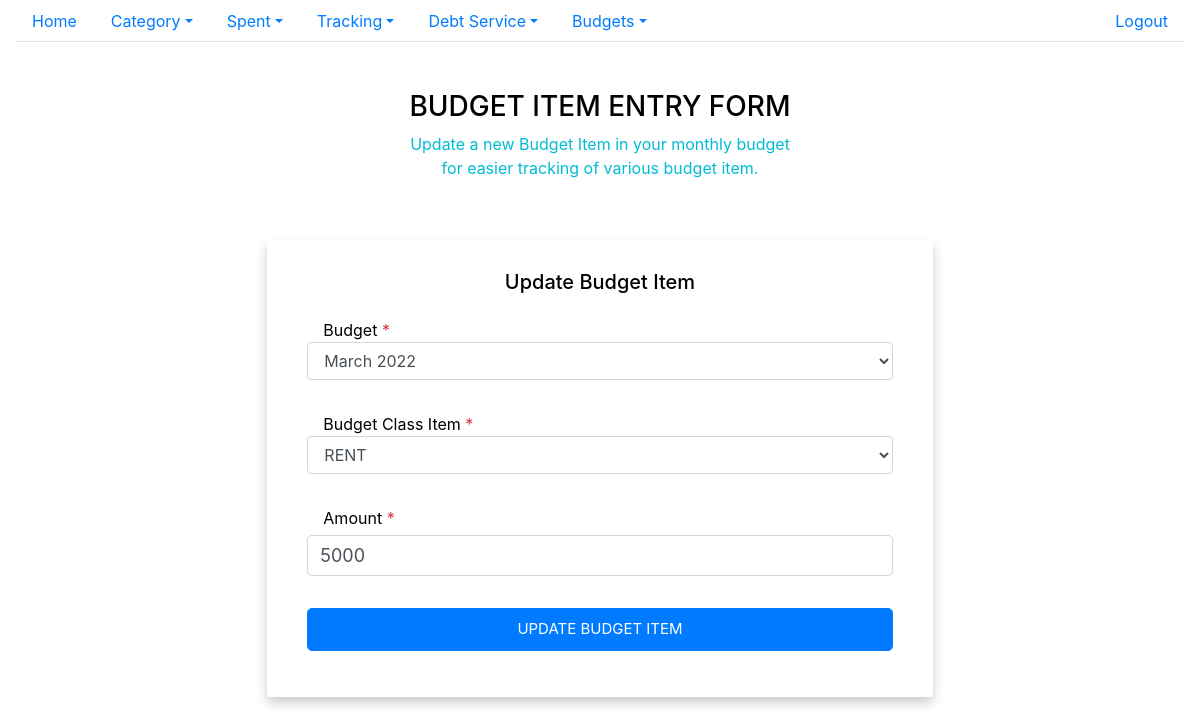
The page /updatebudgetitem/1 (signed in) on the database its author committed.
### spent/models.py (models this page shows)
class BudgetItem(models.Model):
    budget = models.ForeignKey(Budget, on_delete=models.CASCADE)
    budget_class_item = models.ForeignKey(BudgetClassItem,on_delete=models.CASCADE)
    amount = models.IntegerField()
    voided = models.IntegerField(default=0)
    date_created = models.DateTimeField(auto_now_add=True)
    date_updated = models.DateTimeField(auto_now=True)
    user_id = models.ForeignKey(settings.AUTH_USER_MODEL, on_delete=models.CASCADE)

### spent/views.py (the view, shortened to what this page needs)
# urls.py: path('updatebudgetitem/<int:id>',views.UpdateBudgetItemView.as_view(),name='update_budget_item'),
class UpdateBudgetItemView(LoginRequiredMixin,View):
    template_name = "spent/update_budget_item_form.html"
    form_class = BudgetItemForm
    def get(self, request,id, *args, **kwargs):
        user = User.objects.get(username=self.request.user)
        budgetItem = BudgetItem.objects.get(pk=id)
        form = BudgetItemForm(user,instance=budgetItem)
        return render(request, self.template_name, {'form': form})

### spent/forms.py
class BudgetItemForm(forms.ModelForm):
    def __init__(self,user,*args,**kwargs):
        super(BudgetItemForm,self).__init__(*args,**kwargs)
        self.fields['budget'].queryset=Budget.objects.filter(user_id=user,voided=0)
        self.fields['budget_class_item'].queryset = BudgetClassItem.objects.filter(user_id=user, voided=0)
    class Meta:
        model = BudgetItem
        exclude= ['user_id','date_created','voided','date_updated']
        widgets ={
            'budget': forms.Select(attrs={'class': 'form-group form-control'}),
            'budget_class_item': forms.Select(attrs={'class':'form-group form-control'}),
            'amount': forms.NumberInput(attrs={'class': 'form-group form-control'}),
        }

### spent/models.py (called while the page is built)
    def __str__(self):
        return self.name

    def __str__(self):
        return self.name

### spent/templates/spent/update_budget_item_form.html (shortened to what this page needs)
{% extends "base.html" %}
{%block content %}
<div class="container-fluid px-1 py-5 mx-auto">
    <div class="row d-flex justify-content-center">
        <div class="col-xl-7 col-lg-8 col-md-9 col-11 text-center">
            <h3>BUDGET ITEM ENTRY FORM</h3>
            <p class="blue-text">Update a new Budget Item in your monthly budget<br> for easier tracking of various budget item.</p>
            <div class="card">
                <h5 class="text-center mb-4">Update Budget Item</h5>
                <form class="form-card p-0 m-0" action="" method="post">
                    <div class=" justify-content-between text-left">
                    <div class="form-group  flex-column d-flex">
                        	<label class="form-control-label px-3" for="{{form.budget.id_for_label}}">
                        		Budget<span class="text-danger"> *</span>
                        	</label>
                        	{{form.budget}}
                        </div>
                     <div class="form-group flex-column d-flex">
                        <label class="form-control-label px-3" for="{{form.budget_class_item.id_for_label}}">
                        Budget Class Item
                        <span class="text-danger"> *</span></label>
                         {{form.budget_class_item}}
                    </div>
                    <div class="justify-content-between text-left">
                        <div class="form-group  flex-column d-flex">
                        	<label class="form-control-label px-3">
                        		Amount<span class="text-danger"> *</span>
                        	</label>
                            {{form.amount}}
                        </div>
                    </div>
                    <div class="justify-content-around">
                        <div class="form-group"> <button type="submit" class="btn-block btn-primary">Update Budget Item</button> </div>
                    </div>
                </form>
            </div>
        </div>
    </div>
</div>
{% endblock content%}

### static/spent/main.css (style rules this page uses)
body { color: #000; overflow-x: hidden; height: 100%; background-repeat: no-repeat; background-size: 100% 100% }
.card { padding: 30px 40px; margin-top: 60px; margin-bottom: 60px; border: none !important; box-shadow: 0 6px 12px 0 rgba(0, 0, 0, 0.2) }
.blue-text { color: #00BCD4 }
.form-control-label { margin-bottom: 0 }
input, textarea, button { padding: 8px 15px; border-radius: 5px !important; margin: 5px 0px; box-sizing: border-box; border: 1px solid #ccc; font-size: 18px !important; font-weight: 300 }
.btn-block { text-transform: uppercase; font-size: 15px !important; font-weight: 400; height: 43px; cursor: pointer }

### rows shown on the page
BudgetItem: budget "March 2022", budget_class_item "RENT", amount "5000"
